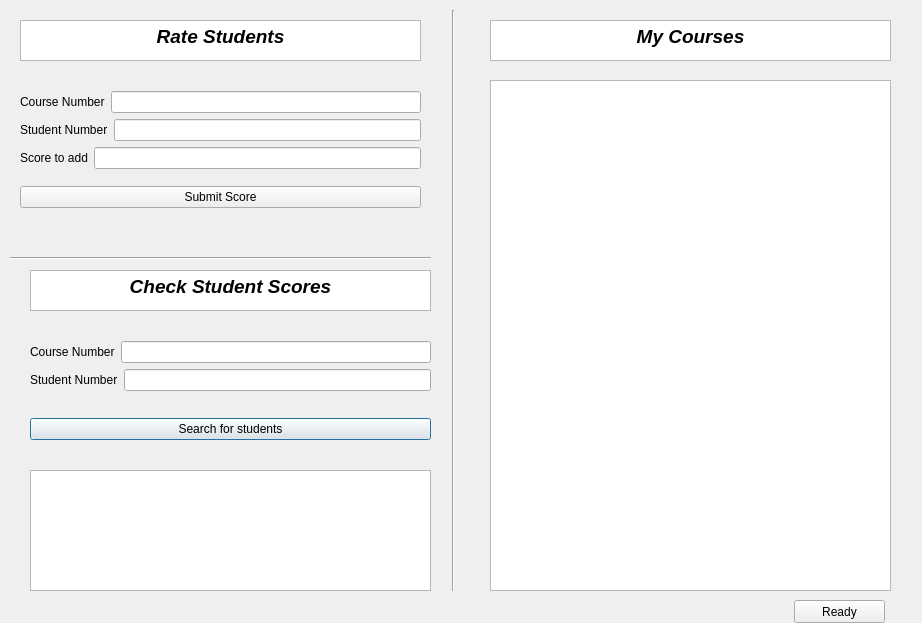
<?xml version="1.0" encoding="UTF-8"?>
<ui version="4.0">
 <class>lectorsinfowindow</class>
 <widget class="QDialog" name="lectorsinfowindow">
  <property name="geometry">
   <rect>
    <x>0</x>
    <y>0</y>
    <width>922</width>
    <height>623</height>
   </rect>
  </property>
  <property name="windowTitle">
   <string>Dialog</string>
  </property>
  <widget class="QTextBrowser" name="textBrowser">
   <property name="geometry">
    <rect>
     <x>490</x>
     <y>20</y>
     <width>401</width>
     <height>41</height>
    </rect>
   </property>
   <property name="html">
    <string>&lt;!DOCTYPE HTML PUBLIC &quot;-//W3C//DTD HTML 4.0//EN&quot; &quot;http://www.w3.org/TR/REC-html40/strict.dtd&quot;&gt;
&lt;html&gt;&lt;head&gt;&lt;meta name=&quot;qrichtext&quot; content=&quot;1&quot; /&gt;&lt;style type=&quot;text/css&quot;&gt;
p, li { white-space: pre-wrap; }
&lt;/style&gt;&lt;/head&gt;&lt;body style=&quot; font-family:'MS Shell Dlg 2'; font-size:8.25pt; font-weight:400; font-style:normal;&quot;&gt;
&lt;p align=&quot;center&quot; style=&quot; margin-top:0px; margin-bottom:0px; margin-left:0px; margin-right:0px; -qt-block-indent:0; text-indent:0px;&quot;&gt;&lt;span style=&quot; font-size:14pt; font-weight:600; font-style:italic;&quot;&gt;My Courses&lt;/span&gt;&lt;/p&gt;&lt;/body&gt;&lt;/html&gt;</string>
   </property>
  </widget>
  <widget class="Line" name="line">
   <property name="geometry">
    <rect>
     <x>443</x>
     <y>10</y>
     <width>20</width>
     <height>581</height>
    </rect>
   </property>
   <property name="orientation">
    <enum>Qt::Vertical</enum>
   </property>
  </widget>
  <widget class="QTextBrowser" name="MyCoursesBox">
   <property name="geometry">
    <rect>
     <x>490</x>
     <y>80</y>
     <width>401</width>
     <height>511</height>
    </rect>
   </property>
  </widget>
  <widget class="QTextBrowser" name="textBrowser_2">
   <property name="geometry">
    <rect>
     <x>20</x>
     <y>20</y>
     <width>401</width>
     <height>41</height>
    </rect>
   </property>
   <property name="html">
    <string>&lt;!DOCTYPE HTML PUBLIC &quot;-//W3C//DTD HTML 4.0//EN&quot; &quot;http://www.w3.org/TR/REC-html40/strict.dtd&quot;&gt;
&lt;html&gt;&lt;head&gt;&lt;meta name=&quot;qrichtext&quot; content=&quot;1&quot; /&gt;&lt;style type=&quot;text/css&quot;&gt;
p, li { white-space: pre-wrap; }
&lt;/style&gt;&lt;/head&gt;&lt;body style=&quot; font-family:'MS Shell Dlg 2'; font-size:8.25pt; font-weight:400; font-style:normal;&quot;&gt;
&lt;p align=&quot;center&quot; style=&quot; margin-top:0px; margin-bottom:0px; margin-left:0px; margin-right:0px; -qt-block-indent:0; text-indent:0px;&quot;&gt;&lt;span style=&quot; font-size:14pt; font-weight:600; font-style:italic;&quot;&gt;Rate Students&lt;/span&gt;&lt;/p&gt;&lt;/body&gt;&lt;/html&gt;</string>
   </property>
  </widget>
  <widget class="Line" name="line_2">
   <property name="geometry">
    <rect>
     <x>10</x>
     <y>250</y>
     <width>421</width>
     <height>16</height>
    </rect>
   </property>
   <property name="orientation">
    <enum>Qt::Horizontal</enum>
   </property>
  </widget>
  <widget class="QTextBrowser" name="textBrowser_3">
   <property name="geometry">
    <rect>
     <x>30</x>
     <y>270</y>
     <width>401</width>
     <height>41</height>
    </rect>
   </property>
   <property name="html">
    <string>&lt;!DOCTYPE HTML PUBLIC &quot;-//W3C//DTD HTML 4.0//EN&quot; &quot;http://www.w3.org/TR/REC-html40/strict.dtd&quot;&gt;
&lt;html&gt;&lt;head&gt;&lt;meta name=&quot;qrichtext&quot; content=&quot;1&quot; /&gt;&lt;style type=&quot;text/css&quot;&gt;
p, li { white-space: pre-wrap; }
&lt;/style&gt;&lt;/head&gt;&lt;body style=&quot; font-family:'MS Shell Dlg 2'; font-size:8.25pt; font-weight:400; font-style:normal;&quot;&gt;
&lt;p align=&quot;center&quot; style=&quot; margin-top:0px; margin-bottom:0px; margin-left:0px; margin-right:0px; -qt-block-indent:0; text-indent:0px;&quot;&gt;&lt;span style=&quot; font-size:14pt; font-weight:600; font-style:italic;&quot;&gt;Check Student Scores&lt;/span&gt;&lt;/p&gt;&lt;/body&gt;&lt;/html&gt;</string>
   </property>
  </widget>
  <widget class="QWidget" name="layoutWidget_2">
   <property name="geometry">
    <rect>
     <x>30</x>
     <y>320</y>
     <width>401</width>
     <height>141</height>
    </rect>
   </property>
   <layout class="QVBoxLayout" name="verticalLayout_3">
    <item>
     <layout class="QVBoxLayout" name="verticalLayout_4">
      <item>
       <layout class="QHBoxLayout" name="horizontalLayout_4">
        <item>
         <widget class="QLabel" name="label_4">
          <property name="text">
           <string>Course Number</string>
          </property>
         </widget>
        </item>
        <item>
         <widget class="QLineEdit" name="CheckCourseNumber"/>
        </item>
       </layout>
      </item>
      <item>
       <layout class="QHBoxLayout" name="horizontalLayout_5">
        <item>
         <widget class="QLabel" name="label_5">
          <property name="text">
           <string>Student Number</string>
          </property>
         </widget>
        </item>
        <item>
         <widget class="QLineEdit" name="CheckStudentNumber"/>
        </item>
       </layout>
      </item>
     </layout>
    </item>
    <item>
     <widget class="QPushButton" name="SearchForStudents">
      <property name="text">
       <string>Search for students</string>
      </property>
     </widget>
    </item>
   </layout>
  </widget>
  <widget class="QTextBrowser" name="CheckStudentScoresBox">
   <property name="geometry">
    <rect>
     <x>30</x>
     <y>470</y>
     <width>401</width>
     <height>121</height>
    </rect>
   </property>
  </widget>
  <widget class="QPushButton" name="ReadyButton">
   <property name="geometry">
    <rect>
     <x>794</x>
     <y>600</y>
     <width>91</width>
     <height>23</height>
    </rect>
   </property>
   <property name="text">
    <string>Ready</string>
   </property>
  </widget>
  <widget class="QWidget" name="">
   <property name="geometry">
    <rect>
     <x>20</x>
     <y>80</y>
     <width>401</width>
     <height>141</height>
    </rect>
   </property>
   <layout class="QVBoxLayout" name="verticalLayout_2">
    <item>
     <layout class="QVBoxLayout" name="verticalLayout">
      <item>
       <layout class="QHBoxLayout" name="horizontalLayout">
        <item>
         <widget class="QLabel" name="label">
          <property name="text">
           <string>Course Number</string>
          </property>
         </widget>
        </item>
        <item>
         <widget class="QLineEdit" name="CourseNumber"/>
        </item>
       </layout>
      </item>
      <item>
       <layout class="QHBoxLayout" name="horizontalLayout_2">
        <item>
         <widget class="QLabel" name="label_2">
          <property name="text">
           <string>Student Number</string>
          </property>
         </widget>
        </item>
        <item>
         <widget class="QLineEdit" name="StudentNumber"/>
        </item>
       </layout>
      </item>
      <item>
       <layout class="QHBoxLayout" name="horizontalLayout_3">
        <item>
         <widget class="QLabel" name="label_3">
          <property name="text">
           <string>Score to add</string>
          </property>
         </widget>
        </item>
        <item>
         <widget class="QLineEdit" name="Score"/>
        </item>
       </layout>
      </item>
     </layout>
    </item>
    <item>
     <widget class="QPushButton" name="SubmitScoreButton">
      <property name="text">
       <string>Submit Score</string>
      </property>
     </widget>
    </item>
   </layout>
  </widget>
 </widget>
 <resources/>
 <connections/>
</ui>
